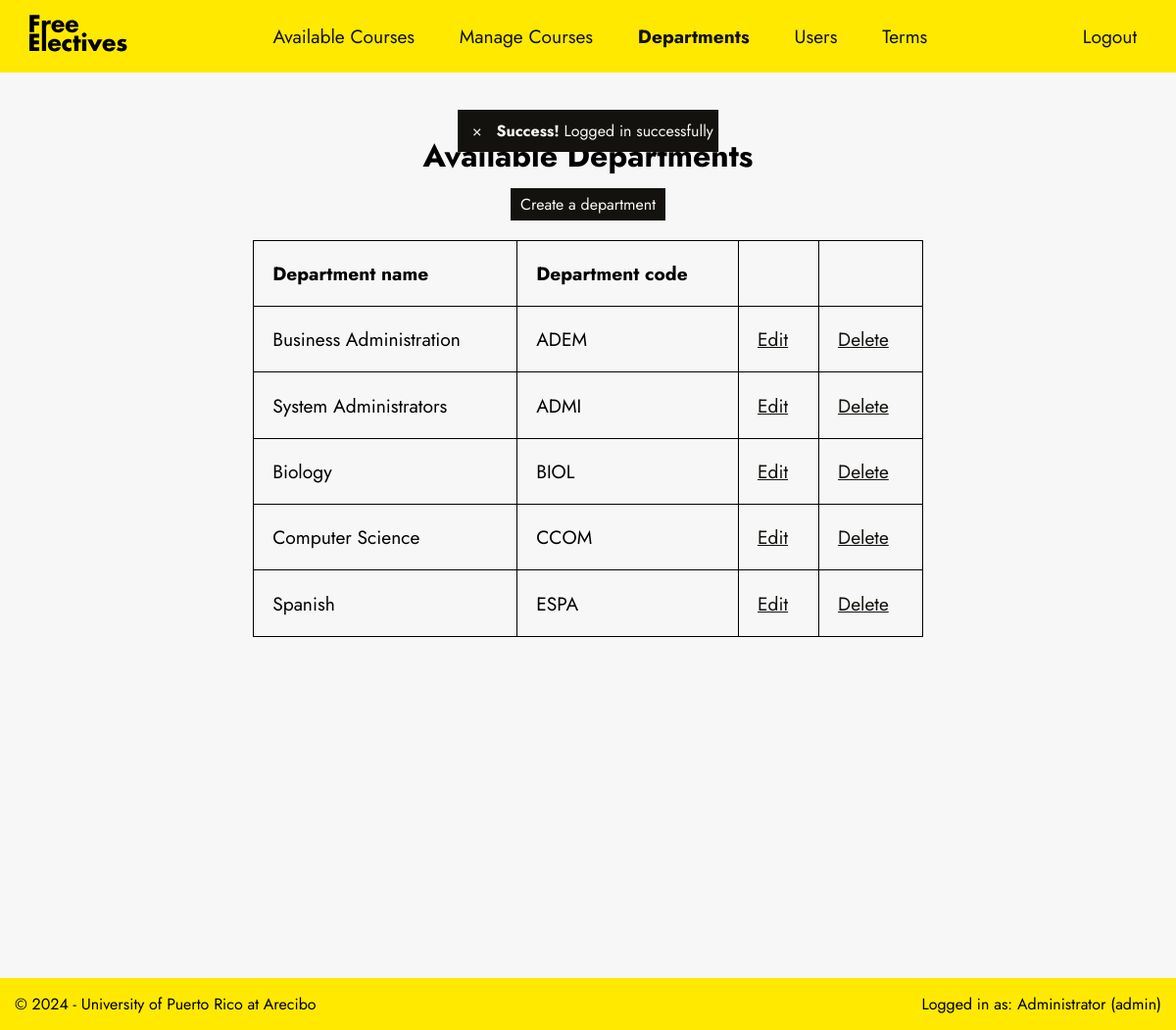
Page /index.php?departments (signed in) on the committed database.
### tables this page shows
CREATE TABLE `departments` (
  `dept_id` char(4) NOT NULL,
  `dept_name` varchar(45) DEFAULT NULL
);

### util/auth.php (called while the page is built, shortened)
<?php
final class Auth
{
    public static function check()
    {
        return isset($_SESSION['user']);
    }
    public static function checkAdmin()
    {
        return static::user()->role == 'admin';
    }
    public static function user()
    {
        return $_SESSION['user'];
    }
}

### models/Model.php (called while the page is built, shortened)
<?php
require_once('database/connector.php');
class Model
{
    protected static $table;
    protected $attributes = [];
    public static function all()
    {
        $model_list = [];
        foreach (DB::select(static::$table, '*') as $model) {
            $model_list[] = new static($model, self::sanitize($model));
        }
        return $model_list;
    }
    public function __get($key)
    {
        return $this->attributes[$key] ?? null;
    }
    private function set_attributes(array $data)
    {
        foreach ($data as $key => $value) {
            $this->attributes[$key] = $value;
        }
    }
    private static function sanitize(array $data)
    {
        return $data;
    }
}

### database/connector.php (called while the page is built, shortened)
<?php
final class DB
{
    private static $database;
    private static $database_name;
    public static function connect($connection, $user = 'root', $password = '')
    {
        $dsn = CONFIG['database']['service'] . ':' . http_build_query($connection, '', ';');
        try {
            self::$database = new PDO($dsn, $user, $password, [
                PDO::ATTR_DEFAULT_FETCH_MODE => PDO::FETCH_ASSOC,
                PDO::ATTR_ERRMODE => PDO::ERRMODE_EXCEPTION
            ]);
            self::$database_name = $connection['dbname'];
        } catch (PDOException $e) {
            throw new DatabaseConnectionException("Error connecting to the database with driver '" . CONFIG['database']['service'] . "': " . $e->getMessage(), 0, $e);
        }
    }
    public static function select(string $table, string $column = '*'): array
    {
        $sql = 'SELECT ' . $column . ' FROM ' . self::$database_name . '.' . $table;
        $statement = self::$database->prepare($sql);
        $statement->execute();
        return $statement->fetchAll(PDO::FETCH_ASSOC);
    }
}

### views/departments.php (the view)
<!DOCTYPE html>
<html lang="en">
<?php require_once 'partials/header.php'; ?>
<body>
<?php require_once 'partials/navbar.php'; ?>
    <main class="courses-tables">
    <div class="flex-title">
            <h1><i class="las la-clipboard"></i>Available Departments </h1>
            <?php if (Auth::checkAdmin()){ ?>
                <a class="action primary" href="index.php?departments&create"><i class="las la-plus-circle"></i>Create a department</a>
            <?php } ?>
        </div>
        <table class="tblCourses">
            <thead>
                <tr>
                    <th scope="col">Department name</th>
                    <th scope="col">Department code</th>
                    <th scope="col"></th>
                    <th scope="col"></th>
                </tr>
            </thead>
            <tbody>
                <?php foreach ($departments as $department) { ?>
                    <tr>
                        <td><?= $department->dept_name ?></td>
                        <td><span aria-describedby="<?= $department->dept_id ?>_desc"><?= $department->dept_id ?></span></td>
                        <?php if (Auth::checkAdmin()) { ?>
                            <td><a href="index.php?departments&edit=<?= $department->dept_id ?>"><i class="las la-pen"></i>Edit</a></td>
                            <td><a href="index.php?departments&delete=<?= $department->dept_id ?>"><i class="las la-trash"></i>Delete</a></td>
                        <?php } ?>
                    </tr>
                <?php } ?>
            </tbody>
        </table>
    </main>
    <?php require_once 'partials/footer.php'; ?>
</body>
</html>

### css/main.css (style rules this page uses)
:root { --text-font: "Jost", sans-serif; --selection-color: rgb(79, 60, 255); --white-300: #f7f7f7; --white-400: #f2f2f2; --white-500: #e6e6e6; --white-600: #d9d9d9; --white-700: #cccccc; --white-800: #bfbfbf; --white-900: #b3b3b3; --accent-300: #ffe900; --accent-400: rgb(255, 255, 111); --accent-500: rgb(255, 255, 170); --accent-600: rgb(255, 255, 212); --accent-700: rgb(255, 255, 245); --action-color: rgb(20, 18, 14); --action-color-hover: rgb(46, 45, 43); --action-danger: rgb(255, 80, 80); }
* { margin: 0; padding: 0; -webkit-font-smoothing: antialiased; -moz-osx-font-smoothing: grayscale; }
body { font-family: var(--text-font); background-color: var(--white-300); }
main { min-height: 100vh; }
a { cursor: pointer; text-decoration: none; }
a, button { font-family: var(--text-font); font-size: 1em; background-color: none; }
a { text-wrap: nowrap; }
input[type="submit"], .action { padding: 5px 10px; font-family: var(--text-font); font-size: 1em; border: none; outline: none; cursor: pointer; transition: all 0.25s ease; }
.action { width: fit-content; }
.action.primary { background-color: var(--action-color); color: var(--white-300); }

### css/courses.css (style rules this page uses)
.courses-tables { padding: 30px 30px; margin: 2em auto; }
.courses-tables { text-align: center; }
.tblCourses { border-collapse: collapse; width: fit-content; margin: 1em auto; font-size: 1.2em; width: 60%; text-align: left; }
.tblCourses th, .tblCourses td { border: 1px solid black; padding: 1em; }
td a { cursor: pointer; background-color: none; border: none; text-decoration: underline; color: var(--action-color); transition: all 0.25s ease; }

### css/components.css (style rules this page uses)
.flex-title { display: flex; align-items: center; flex-direction: column; gap: 10px; margin: 0 auto; width: fit-content; }

### rows in the picture
departments: dept_name "Business Administration", dept_id "ADEM"
departments: dept_name "System Administrators", dept_id "ADMI"
departments: dept_name "Biology", dept_id "BIOL"
departments: dept_name "Computer Science", dept_id "CCOM"
departments: dept_name "Spanish", dept_id "ESPA"

### other values in the picture
$_SESSION['success'] "Logged in successfully"
Auth::user()->name "Administrator"
Auth::user()->username "admin"
